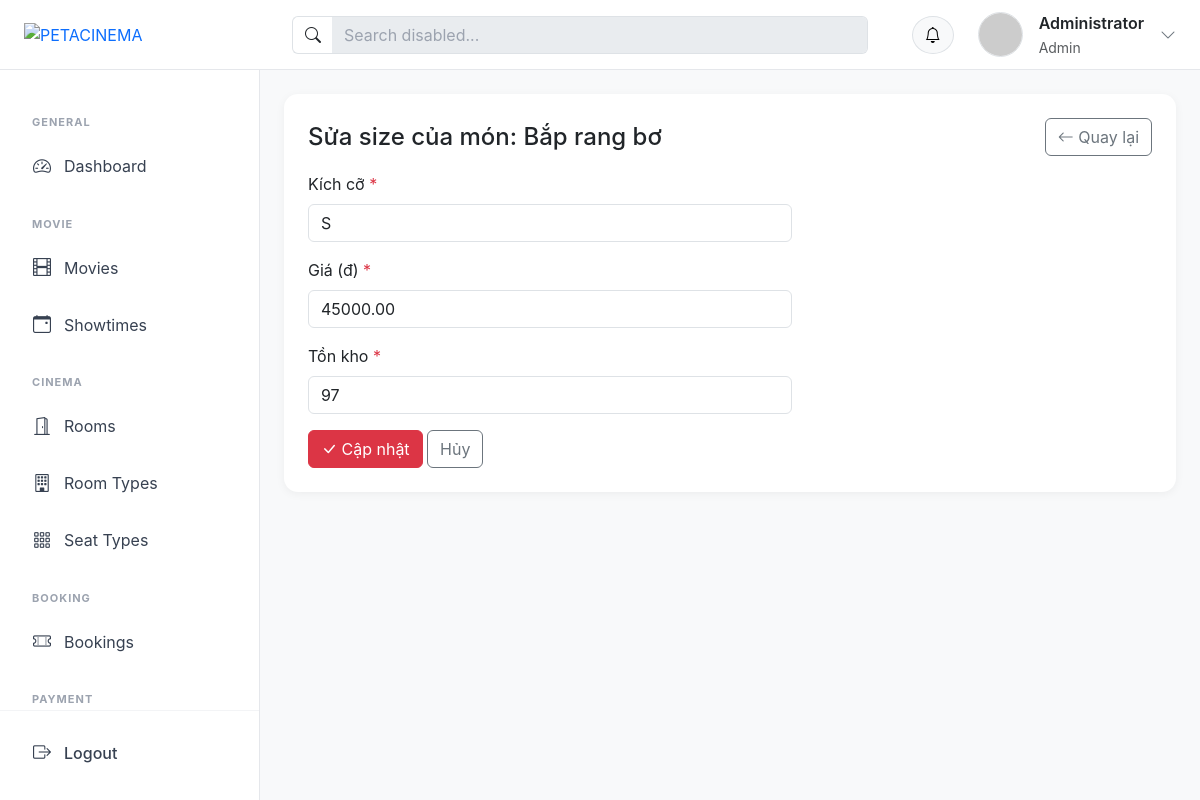
The app's page /?action=food_variant_edit&id=51 (signed in) with its own data.
### tables this page shows
CREATE TABLE `food_variants` (
  `id` int NOT NULL,
  `food_id` int NOT NULL,
  `size` varchar(10) DEFAULT NULL,
  `price` decimal(10,2) DEFAULT NULL,
  `stock` int DEFAULT '0'
);

CREATE TABLE `foods` (
  `id` int NOT NULL,
  `name` varchar(255) NOT NULL,
  `description` text,
  `image` varchar(255) DEFAULT NULL,
  `status` enum('active','inactive') DEFAULT 'active'
);

### controllers/FoodVariantController.php (called while the page is built, shortened)
<?php
class FoodVariantController
{
    public function edit()
    {
        $id = (int) ($_GET['id'] ?? 0);
        $variantModel = new FoodVariantModel();
        $variant = $variantModel->getById($id);
        $old = $variant;
        require_once PATH_VIEW . 'admin/layout/layout.php';
    }
}

### index.php (called while the page is built, shortened)
<?php
require_once './configs/helper.php';
spl_autoload_register(function ($class) {
    $fileName = "$class.php";
    $fileModel              = PATH_MODEL . $fileName;
});
require_once './routes/index.php';

### models/BaseModel.php (called while the page is built, shortened)
<?php
class BaseModel
{
    public function __construct()
    {
        $dsn = sprintf('mysql:host=%s;port=%s;dbname=%s;charset=utf8mb4', DB_HOST, DB_PORT, DB_NAME);
        try {
            $this->pdo = new PDO($dsn, DB_USERNAME, DB_PASSWORD, DB_OPTIONS);
        } catch (PDOException $e) {
            die("Kết nối cơ sở dữ liệu thất bại: {$e->getMessage()}. Vui lòng thử lại sau.");
        }
    }
}

### models/FoodVariantModel.php (called while the page is built, shortened)
<?php
class FoodVariantModel extends BaseModel
{
    protected $table = "food_variants";
    public function getById($id)
    {
        $sql = "SELECT v.*, f.name AS food_name
                FROM {$this->table} v
                JOIN foods f ON f.id = v.food_id
                WHERE v.id = :id";
        $stmt = $this->pdo->prepare($sql);
        $stmt->bindParam(':id', $id, PDO::PARAM_INT);
        $stmt->execute();
        return $stmt->fetch();
    }
}

### configs/helper.php (called while the page is built, shortened)
<?php
if (!function_exists('h')) {
    function h($value)
    {
        return htmlspecialchars((string) $value, ENT_QUOTES, 'UTF-8');
    }
}
if (!function_exists('old_value')) {
    function old_value($old, $key, $default = '')
    {
        return h($old[$key] ?? $default);
    }
}

### views/admin/food_variant/edit.php (the view, shortened to what this page needs)
<div class="card p-4">
    <div class="d-flex align-items-center justify-content-between mb-3">
        <h4 class="mb-0">Sửa size của món: <?= h($old['food_name']) ?></h4>
        <a href="?action=food_variant_list&food_id=<?= (int) $old['food_id'] ?>" class="btn btn-outline-secondary">
            <i class="bi bi-arrow-left"></i> Quay lại
        </a>
    </div>
    <form action="?action=food_variant_editPost&id=<?= (int) $old['id'] ?>" method="post" class="row g-3" style="max-width: 500px;">
        <div class="col-12">
            <label class="form-label">Kích cỡ <span class="text-danger">*</span></label>
            <input type="text" name="size" class="form-control <?= !empty($errors['size']) ? 'is-invalid' : '' ?>" value="<?= old_value($old, 'size') ?>" maxlength="10">
        </div>
        <div class="col-12">
            <label class="form-label">Giá (đ) <span class="text-danger">*</span></label>
            <input type="number" step="0.01" min="0" name="price" class="form-control <?= !empty($errors['price']) ? 'is-invalid' : '' ?>" value="<?= old_value($old, 'price') ?>">
        </div>
        <div class="col-12">
            <label class="form-label">Tồn kho <span class="text-danger">*</span></label>
            <input type="number" step="1" min="0" name="stock" class="form-control <?= !empty($errors['stock']) ? 'is-invalid' : '' ?>" value="<?= old_value($old, 'stock', 0) ?>">
        </div>
        <div class="col-12">
            <button type="submit" class="btn btn-danger">
                <i class="bi bi-check-lg"></i> Cập nhật
            </button>
            <a href="?action=food_variant_list&food_id=<?= (int) $old['food_id'] ?>" class="btn btn-outline-secondary">Hủy</a>
        </div>
    </form>
</div>

### assets/css/admin.css (style rules this page uses)
:root { --header-height: 70px; --sidebar-width: 260px; }
body { margin: 0; background: #f8f9fa; font-family: "Inter", -apple-system, BlinkMacSystemFont, "Segoe UI", Roboto, sans-serif; min-height: 100vh; }
.card { border: none; border-radius: 14px; box-shadow: 0 2px 10px rgba(0, 0, 0, 0.05); }

### records on screen
food_variants: food.name "Bắp rang bơ", size "S", price "45000.00", stock "97"

### other values on screen
$user['fullname'] "Administrator"
$user['role'] "Admin"
